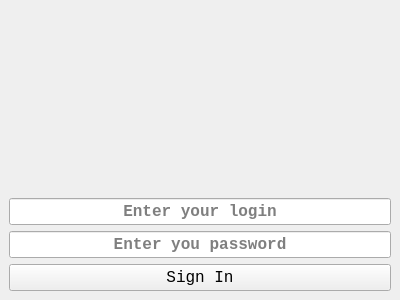
<?xml version="1.0" encoding="UTF-8"?>
<ui version="4.0">
 <class>MainWindow</class>
 <widget class="QMainWindow" name="MainWindow">
  <property name="geometry">
   <rect>
    <x>0</x>
    <y>0</y>
    <width>400</width>
    <height>300</height>
   </rect>
  </property>
  <property name="minimumSize">
   <size>
    <width>400</width>
    <height>300</height>
   </size>
  </property>
  <property name="windowTitle">
   <string>ATOS</string>
  </property>
  <property name="windowIcon">
   <iconset>
    <normaloff>img/logo.png</normaloff>img/logo.png</iconset>
  </property>
  <property name="iconSize">
   <size>
    <width>64</width>
    <height>64</height>
   </size>
  </property>
  <widget class="QWidget" name="centralwidget">
   <layout class="QVBoxLayout" name="verticalLayout_2">
    <item>
     <layout class="QVBoxLayout" name="verticalLayout" stretch="5,2,1,0">
      <item>
       <widget class="QLabel" name="label">
        <property name="sizePolicy">
         <sizepolicy hsizetype="Ignored" vsizetype="Ignored">
          <horstretch>0</horstretch>
          <verstretch>0</verstretch>
         </sizepolicy>
        </property>
        <property name="text">
         <string/>
        </property>
        <property name="pixmap">
         <pixmap>img/auth_back.png</pixmap>
        </property>
        <property name="scaledContents">
         <bool>true</bool>
        </property>
       </widget>
      </item>
      <item>
       <widget class="QLineEdit" name="login">
        <property name="font">
         <font>
          <family>Consolas</family>
          <pointsize>12</pointsize>
          <weight>75</weight>
          <bold>true</bold>
         </font>
        </property>
        <property name="alignment">
         <set>Qt::AlignCenter</set>
        </property>
        <property name="placeholderText">
         <string>Enter your login</string>
        </property>
       </widget>
      </item>
      <item>
       <widget class="QLineEdit" name="password">
        <property name="font">
         <font>
          <family>Consolas</family>
          <pointsize>12</pointsize>
          <weight>75</weight>
          <bold>true</bold>
         </font>
        </property>
        <property name="inputMask">
         <string/>
        </property>
        <property name="alignment">
         <set>Qt::AlignCenter</set>
        </property>
        <property name="placeholderText">
         <string>Enter you password</string>
        </property>
        <property name="clearButtonEnabled">
         <bool>false</bool>
        </property>
       </widget>
      </item>
      <item>
       <widget class="QPushButton" name="sign_in">
        <property name="font">
         <font>
          <family>Consolas</family>
          <pointsize>12</pointsize>
         </font>
        </property>
        <property name="text">
         <string>Sign In</string>
        </property>
        <property name="autoDefault">
         <bool>false</bool>
        </property>
        <property name="flat">
         <bool>false</bool>
        </property>
       </widget>
      </item>
     </layout>
    </item>
   </layout>
  </widget>
 </widget>
 <resources/>
 <connections/>
</ui>
